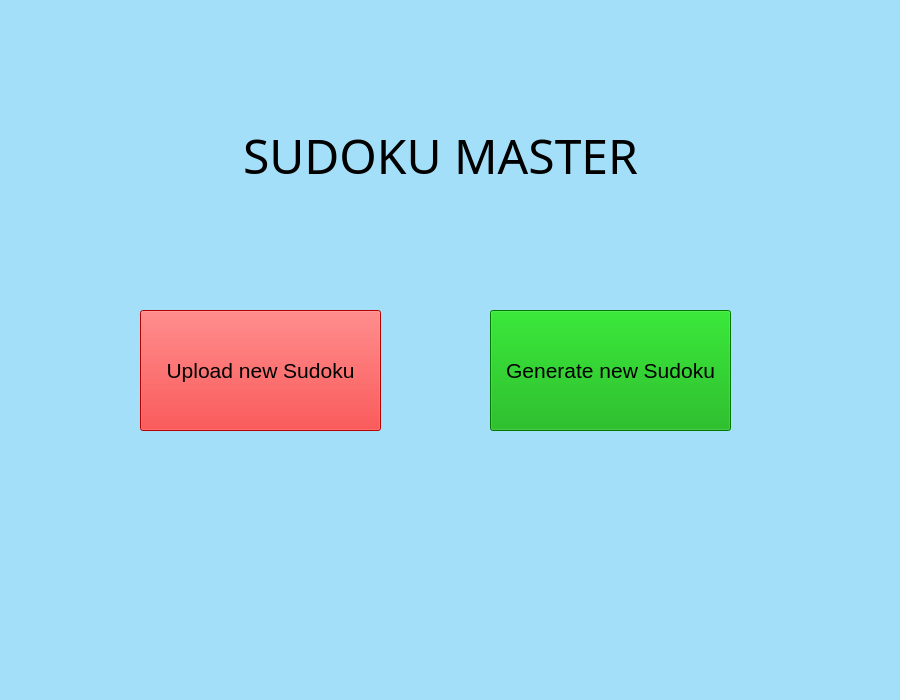
<?xml version="1.0" encoding="UTF-8"?>
<ui version="4.0">
 <class>Mainwindow</class>
 <widget class="QWidget" name="Mainwindow">
  <property name="geometry">
   <rect>
    <x>0</x>
    <y>0</y>
    <width>900</width>
    <height>700</height>
   </rect>
  </property>
  <property name="tabletTracking">
   <bool>false</bool>
  </property>
  <property name="windowTitle">
   <string>Main Menu</string>
  </property>
  <property name="styleSheet">
   <string notr="true">background-color: rgb(85, 255, 255);
background-color: rgb(163, 223, 249);</string>
  </property>
  <widget class="QLabel" name="label">
   <property name="geometry">
    <rect>
     <x>190</x>
     <y>30</y>
     <width>501</width>
     <height>251</height>
    </rect>
   </property>
   <property name="font">
    <font>
     <family>Snap ITC</family>
     <pointsize>36</pointsize>
    </font>
   </property>
   <property name="text">
    <string>SUDOKU MASTER</string>
   </property>
   <property name="alignment">
    <set>Qt::AlignCenter</set>
   </property>
  </widget>
  <widget class="QPushButton" name="button1">
   <property name="geometry">
    <rect>
     <x>140</x>
     <y>310</y>
     <width>241</width>
     <height>121</height>
    </rect>
   </property>
   <property name="font">
    <font>
     <pointsize>16</pointsize>
     <bold>false</bold>
    </font>
   </property>
   <property name="styleSheet">
    <string notr="true">background-color: rgb(255, 0, 0);</string>
   </property>
   <property name="text">
    <string>Upload new Sudoku</string>
   </property>
  </widget>
  <widget class="QPushButton" name="button2">
   <property name="geometry">
    <rect>
     <x>490</x>
     <y>310</y>
     <width>241</width>
     <height>121</height>
    </rect>
   </property>
   <property name="font">
    <font>
     <pointsize>16</pointsize>
     <bold>false</bold>
    </font>
   </property>
   <property name="styleSheet">
    <string notr="true">background-color: rgb(0, 170, 0);</string>
   </property>
   <property name="text">
    <string>Generate new Sudoku</string>
   </property>
  </widget>
 </widget>
 <resources/>
 <connections/>
</ui>
